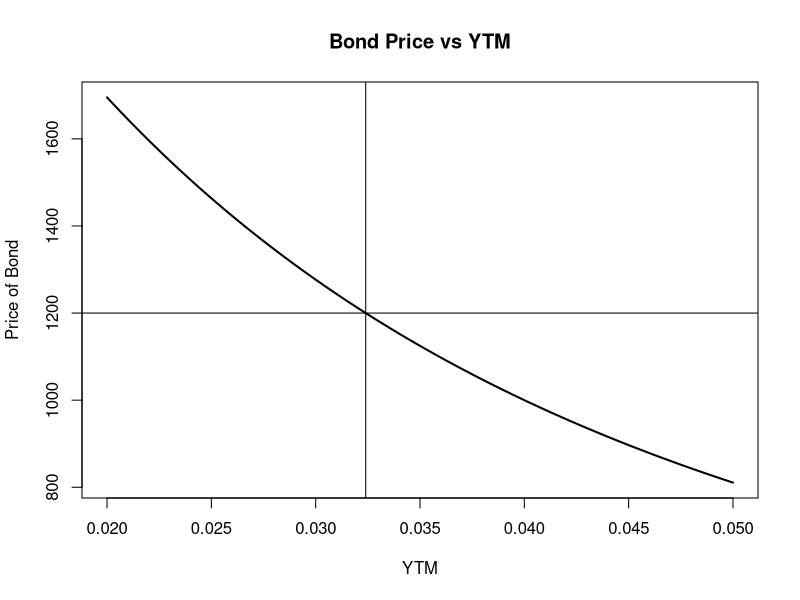

Reproduce this figure in R. (Note: this script raises an error after producing the figure.)
##---- YTM

bondVal <- function(coupon, T, rate, par) {
    # T = time to maturity in years
    # rates = semiannual rates

    coupon/rate + (par - coupon/rate)*(1+rate)^(-2*T)
}

ytm <- function() {
    price <- 1200
    coupon <- 40
    T <- 30
    par <- 1000
    r <- seq(.02, .05, len=300)
    values <- bondVal(coupon, T, r, par)

    # interpolate ytm
    ytm1 <- spline(values, r, xout=price)$y

    plot(r, values, xlab="YTM", ylab="Price of Bond", type="l",
         main="Bond Price vs YTM", lwd=2)
    abline(h=1200)
    abline(v=ytm1)
    cat("\nYTM 1: ", ytm1)

    # using uniroot
    ytm2 <- uniroot(function(r) {
        bondVals(coupon, T, r, par) - price
    }, c(0.01, 1))$root
    cat("\nYTM 2: ", ytm2)
    cat("\n\n")
}

ytm()

#----
